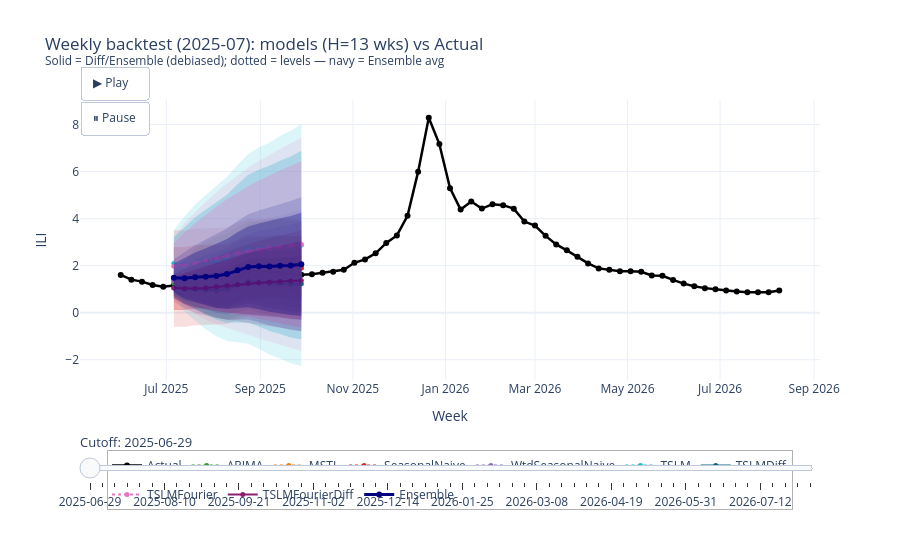

The cell this chart's notebook holds for it:
### Code cell
# ── Weekly-increment slider backtest: all models + Ensemble vs Actual ─────────
# Solid lines = Diff variants (debiased); dotted = levels.
# MODELS_W is filtered to only columns present in rolling_fcasts_w.
# ─────────────────────────────────────────────────────────────────────────────

def hex_rgba(hex_color, alpha):
    h = hex_color.lstrip("#")
    r, g, b = int(h[0:2], 16), int(h[2:4], 16), int(h[4:6], 16)
    return f"rgba({r},{g},{b},{alpha})"

_ALL_MODELS_W = ["ARIMA", "MSTL", "SeasonalNaive", "WtdSeasonalNaive",
                 "TSLM", "TSLMDiff", "TSLMFourier", "TSLMFourierDiff", "Ensemble"]
MODEL_COLORS_W = {
    "ARIMA":            "#2ca02c",
    "MSTL":             "#ff7f0e",
    "SeasonalNaive":    "#d62728",
    "WtdSeasonalNaive": "#9467bd",
    "TSLM":             "#17becf",
    "TSLMDiff":         "#0a6480",
    "TSLMFourier":      "#e377c2",
    "TSLMFourierDiff":  "#8c1f6e",
    "Ensemble":         "#000080",
}
MODELS_W = [m for m in _ALL_MODELS_W if m in rolling_fcasts_w.columns]
print("Plotting models:", MODELS_W)

cutoffs_w     = sorted(rolling_fcasts_w["train_cutoff"].unique())
cutoff_strs_w = [pd.Timestamp(c).strftime("%Y-%m-%d") for c in cutoffs_w]
n_cutoffs_w   = len(cutoffs_w)

actual_start_w = pd.Timestamp(cutoffs_w[0]) - pd.Timedelta(weeks=4)
actual_w  = all_data_w[all_data_w["ds"] >= actual_start_w].sort_values("ds")
default_w = rolling_fcasts_w[rolling_fcasts_w["train_cutoff"] == cutoffs_w[0]].sort_values("ds")

def _band_w(sub, model, colour):
    def _y(col): return sub[col].values if col in sub.columns else sub[model].values
    x = sub["ds"].values
    is_ensemble = (model == "Ensemble")
    is_diff     = model.endswith("Diff")
    dash  = "solid" if (is_diff or is_ensemble) else "dot"
    width = 3 if is_ensemble else 2
    return [
        go.Scatter(x=x, y=_y(f"{model}-lo-95"), mode="lines", line=dict(width=0),
                   legendgroup=model, showlegend=False, hoverinfo="skip", name=f"{model} lo95"),
        go.Scatter(x=x, y=_y(f"{model}-hi-95"), mode="lines", line=dict(width=0),
                   fill="tonexty", fillcolor=hex_rgba(colour, 0.15),
                   legendgroup=model, showlegend=False, hoverinfo="skip", name=f"{model} hi95"),
        go.Scatter(x=x, y=_y(f"{model}-lo-80"), mode="lines", line=dict(width=0),
                   legendgroup=model, showlegend=False, hoverinfo="skip", name=f"{model} lo80"),
        go.Scatter(x=x, y=_y(f"{model}-hi-80"), mode="lines", line=dict(width=0),
                   fill="tonexty", fillcolor=hex_rgba(colour, 0.30),
                   legendgroup=model, showlegend=False, hoverinfo="skip", name=f"{model} hi80"),
        go.Scatter(x=x, y=sub[model].values, mode="lines+markers", name=model,
                   legendgroup=model, showlegend=True,
                   line=dict(color=colour, width=width, dash=dash),
                   marker=dict(size=5 if not is_ensemble else 6), connectgaps=False,
                   hovertemplate=f"{model}<br>Week: %{{x}}<br>ILI: %{{y:.3f}}<extra></extra>"),
    ]

fig_w = go.Figure()
fig_w.add_trace(go.Scatter(
    x=actual_w["ds"], y=actual_w["ili"],
    mode="lines+markers", name="Actual", legendgroup="Actual", showlegend=True,
    line=dict(color="black", width=2.5), marker=dict(size=6),
))
for model in MODELS_W:
    for t in _band_w(default_w, model, MODEL_COLORS_W[model]):
        fig_w.add_trace(t)

frames_w = []
for i, cutoff in enumerate(cutoffs_w):
    sub = rolling_fcasts_w[rolling_fcasts_w["train_cutoff"] == cutoff].sort_values("ds")
    fdata = [go.Scatter(x=actual_w["ds"], y=actual_w["ili"])]
    for model in MODELS_W:
        fdata.extend(_band_w(sub, model, MODEL_COLORS_W[model]))
    frames_w.append(go.Frame(data=fdata, name=cutoff_strs_w[i]))
fig_w.frames = frames_w

sliders_w = [dict(
    active=0,
    currentvalue=dict(prefix="Cutoff: ", font=dict(size=13)),
    pad=dict(t=50),
    steps=[dict(
        args=[[cutoff_strs_w[i]],
              dict(frame=dict(duration=200, redraw=True), mode="immediate")],
        label=cutoff_strs_w[i], method="animate",
    ) for i in range(n_cutoffs_w)],
)]

fig_w.update_layout(
    title=(f"Weekly backtest ({INITIAL_END_W[:7]}): models (H={H_W} wks) vs Actual<br>"
           "<sup>Solid = Diff/Ensemble (debiased); dotted = levels — navy = Ensemble avg</sup>"),
    xaxis_title="Week", yaxis_title="ILI",
    hovermode="x unified", template="plotly_white",
    sliders=sliders_w,
    legend=dict(
        orientation="h", x=0.5, y=-0.25,
        xanchor="center", yanchor="top",
        bgcolor="rgba(255,255,255,0.8)",
        bordercolor="rgba(0,0,0,0.3)", borderwidth=1,
    ),
    margin=dict(b=180),
    updatemenus=[dict(
        type="buttons", showactive=False, y=1.12, x=0.0, xanchor="left",
        buttons=[
            dict(label="\u25b6 Play", method="animate",
                 args=[None, dict(frame=dict(duration=300, redraw=True), fromcurrent=True)]),
            dict(label="\u23f8 Pause", method="animate",
                 args=[[None], dict(frame=dict(duration=0, redraw=True), mode="immediate")]),
        ],
    )],
)
fig_w.show()
